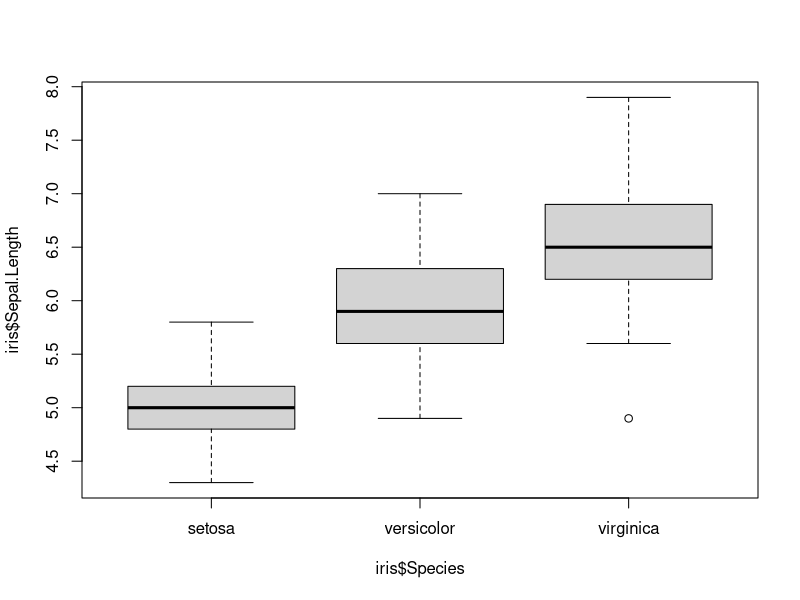
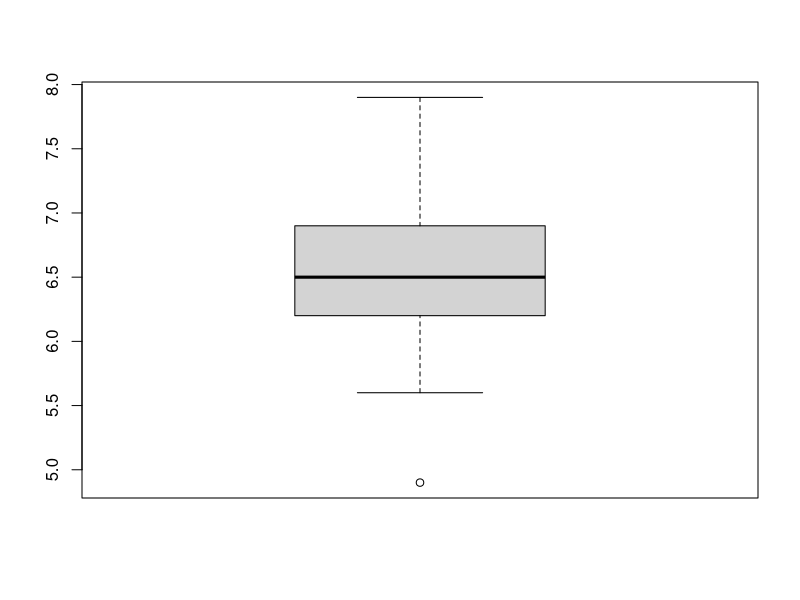
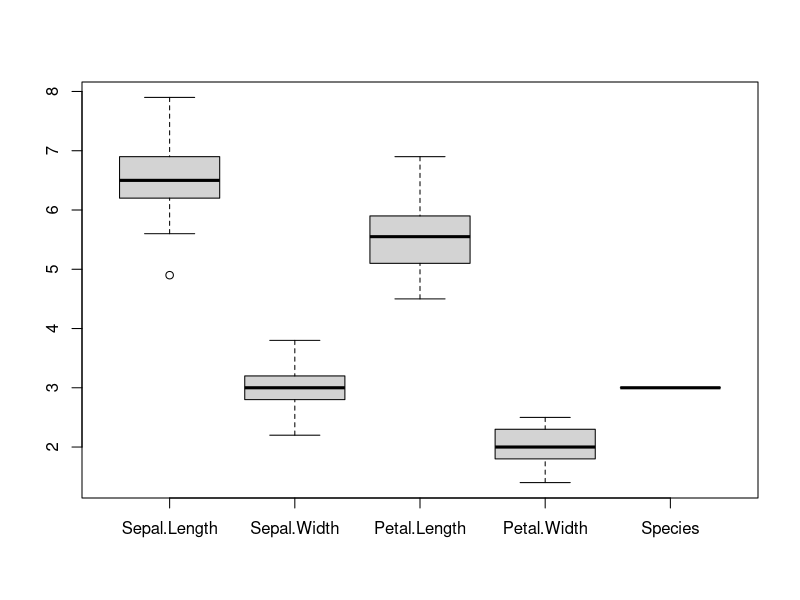
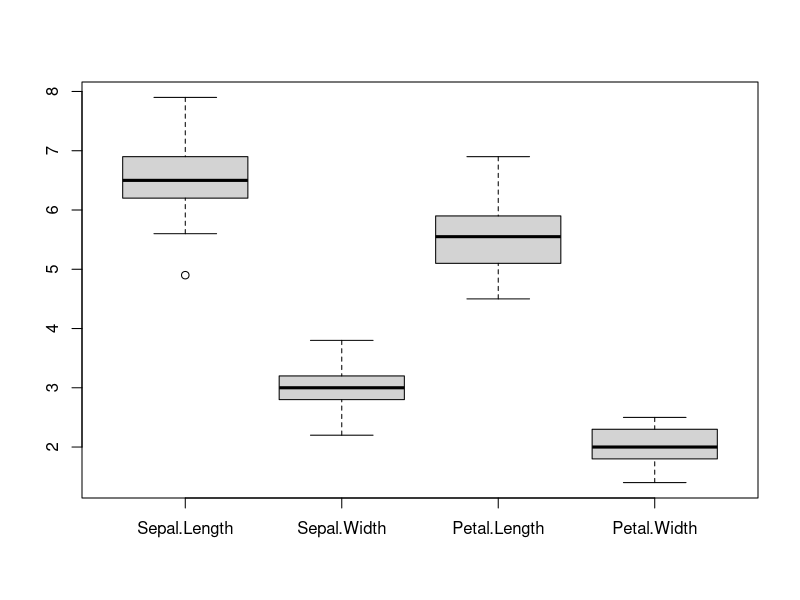
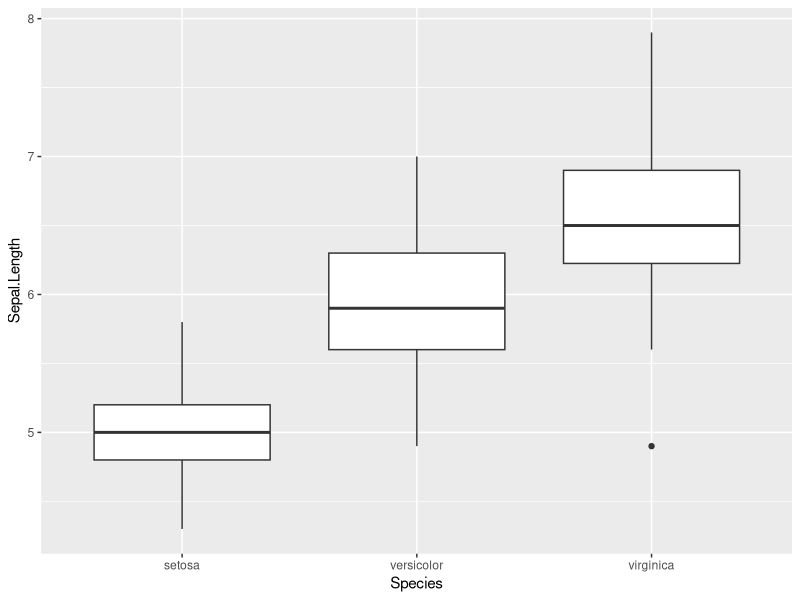
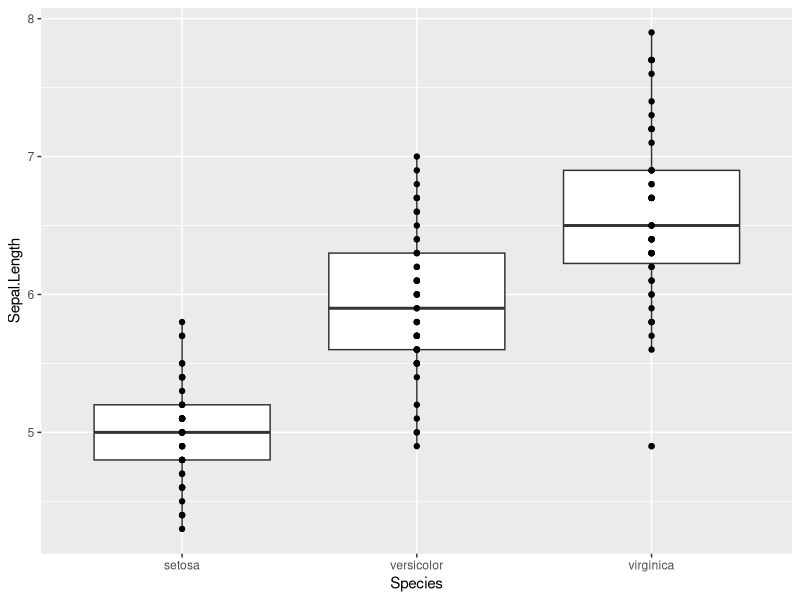
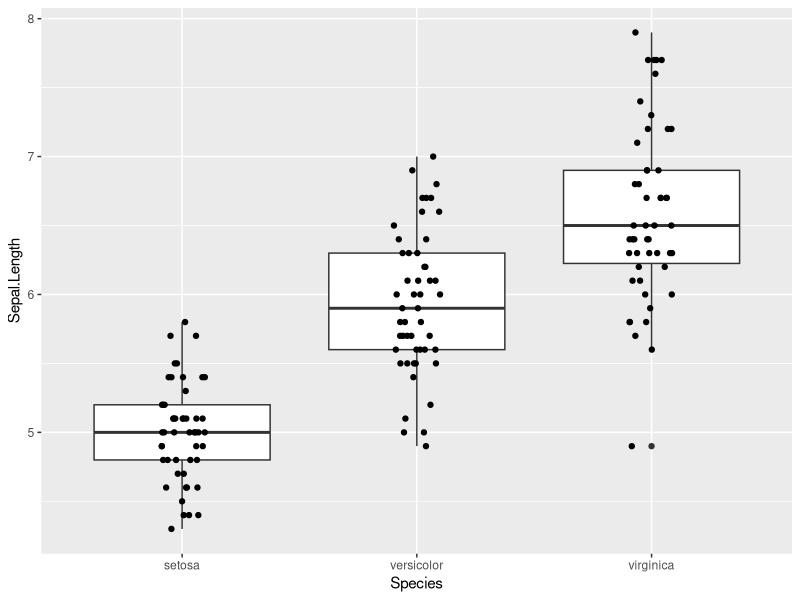
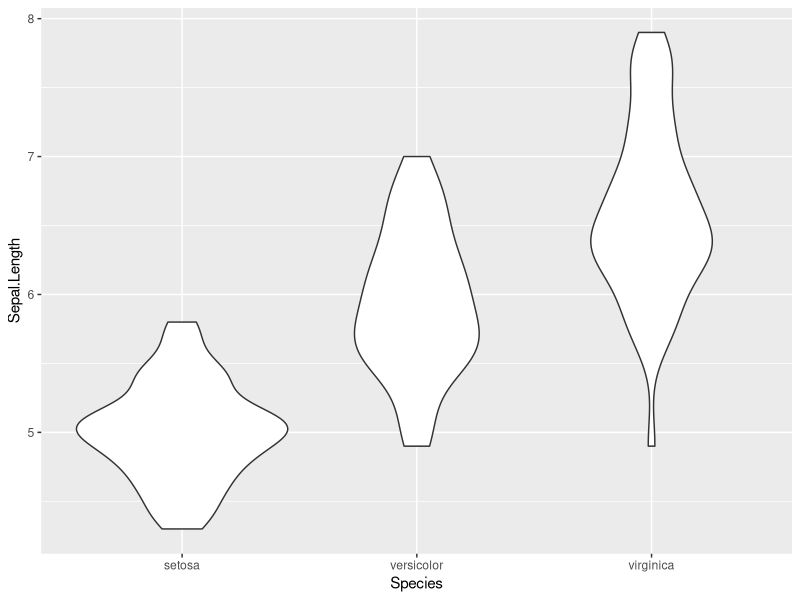

These figures' R source, in order:
## ---- chunk 1
knitr::opts_chunk$set(echo = TRUE)
library(ggplot2)
## ---- chunk 2
# remind yourself what the iris data look like
head(iris)
tail(iris)

# create a boxplot by providing an argument to the "formula" parameter
boxplot(formula = iris$Sepal.Length ~ iris$Species)

# you can also create boxplots by providing a single vector or a matrix to the "x" parameter

# first, subset iris to only keep the virginica data
virginica_rows = which(iris$Species=="virginica")
iris_virginica = iris[virginica_rows,]
head(iris_virginica)

# x = vector
boxplot(x = iris_virginica$Sepal.Length)

# x = matrix
boxplot(x = iris_virginica)

# x = matrix, but do not plot the Species column
boxplot(x = iris_virginica[,1:4])
## ---- chunk 3
# boxplot
ggplot(data=iris,
       mapping=aes(x=Species,
                   y=Sepal.Length)) +
  geom_boxplot()

# boxplot with actual data points on top (some data points overlap!)
ggplot(data=iris,
       mapping=aes(x=Species,
                   y=Sepal.Length)) +
  geom_boxplot() +
  geom_point()

# boxplot with actual data points on top, jittered horizontally
ggplot(data=iris,
       mapping=aes(x=Species,
                   y=Sepal.Length)) +
  geom_boxplot() +
  geom_jitter(width=0.1,height=0) # jitter horizontally, but not vertically

# violin plot
ggplot(data=iris,
       mapping=aes(x=Species,
                   y=Sepal.Length)) +
  geom_violin()

# a combination of both
ggplot(data=iris,
       mapping=aes(x=Species,
                   y=Sepal.Length)) +
  geom_violin() +
  geom_boxplot(width=0.1)

# a combination of both, but let us add some color!
ggplot(data=iris,
       mapping=aes(x=Species,
                   y=Sepal.Length)) +
  geom_violin(aes(color=Species,
                   fill=Species)) +
  geom_boxplot(width=0.1)
## ---- chunk 4
# display three plots in a 2x2 grid
par(mfrow=c(2,2))

boxplot(iris$Sepal.Length ~ iris$Species)
boxplot(iris$Sepal.Width ~ iris$Species)
boxplot(iris$Petal.Length ~ iris$Species)

# reset display to one graph only
par(mfrow=c(1,1))
## ---- chunk 5
library(ggpubr)

# boxplot
box = ggplot(data=iris,
       mapping=aes(x=Species,
                   y=Sepal.Length)) +
  geom_boxplot()

# violin plot
violin = ggplot(data=iris,
       mapping=aes(x=Species,
                   y=Sepal.Length)) +
  geom_violin()

# box + violin plot
combined = ggplot(data=iris,
       mapping=aes(x=Species,
                   y=Sepal.Length)) +
  geom_violin(aes(color=Species,
                   fill=Species)) +
  geom_boxplot(width=0.1)

# arrange in a 2x2 grid and label panels as A, B, C
ggarrange(box, violin, combined,
          ncol = 2,
          nrow = 2,
          labels = c("A","B","C"))
## ---- chunk 6
base_plot = ggplot(data=iris,
                   mapping=aes(x=Petal.Length,
                               y=Petal.Width,
                               color=Species)) +
  geom_point()

base_plot # display

# wrap by Species
base_plot + facet_wrap(~Species)

# the same but arrange vertically
base_plot + facet_wrap(~Species,
                       ncol=1)

# the same but arrang in a 2x2 grid
base_plot + facet_wrap(~Species,
                       ncol=2,
                       nrow=2)
## ---- chunk 7
# by columns
base_plot + facet_grid(. ~ Species)

# by rows
base_plot + facet_grid(Species ~ .)
## ---- chunk 8
iris_categories = iris # make a copy

# add a new column called Petal.Width.Categories
# where all petals narrower than 1.3 cm are "Narrow Petals" and the rest are "Wide Petals"
iris_categories$Petal.Width.Categories = factor(ifelse(iris_categories$Petal.Width<1.3,
                                                  "Narrow Petals",
                                                  "Wide Petals"))

# add a new column called Petal.Length.Categories
# where all petals shorter than 4.35 cm are "Short Petals" and the rest are "Long Petals"
iris_categories$Petal.Length.Categories = factor(ifelse(iris_categories$Petal.Length<4.35,
                                                        "Short Petals",
                                                        "Long Petals"))

# plot and wrap 
ggplot(data=iris_categories,
       mapping=aes(x=Sepal.Length,
                   y=Sepal.Width,
                   color=Species)) + 
  geom_point() +
  facet_grid(Petal.Width.Categories ~ Petal.Length.Categories)
